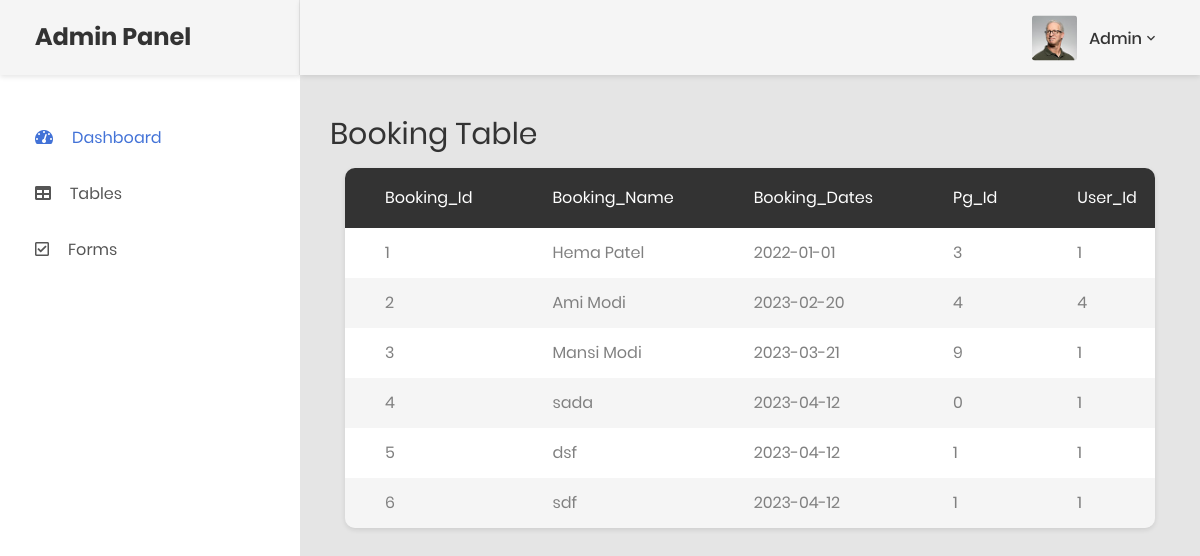
Page /admin/booking_table.php on the committed database.
### tables this page shows
CREATE TABLE `tbl_booking` (
  `booking_id` int(8) NOT NULL,
  `booking_name` varchar(100) NOT NULL,
  `booking_dates` date NOT NULL,
  `pg_id` int(100) NOT NULL,
  `user_id` int(100) NOT NULL,
  `booking_details` text NOT NULL,
  `booking_status` text NOT NULL,
  `booking_amount` int(8) NOT NULL
);

### admin/booking_table.php (the view, shortened to what this page needs)
<?php
include 'myclass/connection.php';
$q = "select * from tbl_booking";
$result = $connection->query($q);
?>
<!DOCTYPE html>
<html lang="en">
<head>
    <link href="css/font-face.css" rel="stylesheet" media="all">
    <link href="vendor/font-awesome-4.7/css/font-awesome.min.css" rel="stylesheet" media="all">
    <link href="vendor/font-awesome-5/css/fontawesome-all.min.css" rel="stylesheet" media="all">
    <link href="vendor/mdi-font/css/material-design-iconic-font.min.css" rel="stylesheet" media="all">
    <link href="vendor/bootstrap-4.1/bootstrap.min.css" rel="stylesheet" media="all">
    <link href="vendor/animsition/animsition.min.css" rel="stylesheet" media="all">
    <link href="vendor/bootstrap-progressbar/bootstrap-progressbar-3.3.4.min.css" rel="stylesheet" media="all">
    <link href="vendor/wow/animate.css" rel="stylesheet" media="all">
    <link href="vendor/css-hamburgers/hamburgers.min.css" rel="stylesheet" media="all">
    <link href="vendor/slick/slick.css" rel="stylesheet" media="all">
    <link href="vendor/select2/select2.min.css" rel="stylesheet" media="all">
    <link href="vendor/perfect-scrollbar/perfect-scrollbar.css" rel="stylesheet" media="all">
    <link href="css/theme.css" rel="stylesheet" media="all">
</head>
<body class="animsition">
    <div class="page-wrapper">
        <?php
        include('./themepart/sidebar.php');
        ?>
        <div class="page-container">
            <?php
            include('./themepart/header.php');
            ?>
            <div class="main-content">
                <div class="section__content section__content--p30">
                    <div class="container-fluid">
                        <div class="row">
                        <h3 class="title-1">Booking Table </h3><br></br>
                            <div class="col-lg-12">
                                <div class="table-responsive table--no-card m-b-30">
                                    <table class="table table-borderless table-striped table-earning">
                                        <thead>
                                            <tr>
                                                <th>Booking_Id</th>
                                                <th>Booking_Name</th>
                                                <th>Booking_Dates</th>
                                                <th>Pg_Id</th>
                                                <th>User_Id</th>
                                            </tr>
                                        </thead>
                                        <tbody>
                                            <?php
                                            if ($result->num_rows > 0) {
                                                while ($row = $result->fetch_assoc()) {
                                                    echo "<tr>
                                                    <td>".$row['booking_id']."</td>
                                                    <td>".$row['booking_name']."</td>
                                                    <td>".$row['booking_dates']."</td>
                                                    <td>".$row['pg_id']."</td>
                                                    <td>".$row['user_id']."</td>
                                                    <td>".$row['booking_details']."</td>
                                                    <td>".$row['booking_status']."</td>
                                                    <td>".$row['booking_amount']."</td>
                                                    <td><a href='?did={$row['booking_id']}'>Delete</a></td>
                                                </tr>";
                                                }
                                            } else {
                                                echo "0 results";
                                            }
                                            ?>
                                        </tbody>
                                    </table>
                                </div>
                            </div>
                        </div>
                    </div>
                </div>
            </div>
        </div>
    </div>
</body>
</html>

### rows in the picture
tbl_booking: booking_id "1", booking_name "Hema Patel", booking_dates "2022-01-01", pg "3", user "1"
tbl_booking: booking_id "2", booking_name "Ami Modi", booking_dates "2023-02-20", pg "4", user "4"
tbl_booking: booking_id "3", booking_name "Mansi Modi", booking_dates "2023-03-21", pg "9", user "1"
tbl_booking: booking_id "4", booking_name "sada", booking_dates "2023-04-12", pg "0", user "1"
tbl_booking: booking_id "5", booking_name "dsf", booking_dates "2023-04-12", pg "1", user "1"
tbl_booking: booking_id "6", booking_name "sdf", booking_dates "2023-04-12", pg "1", user "1"
